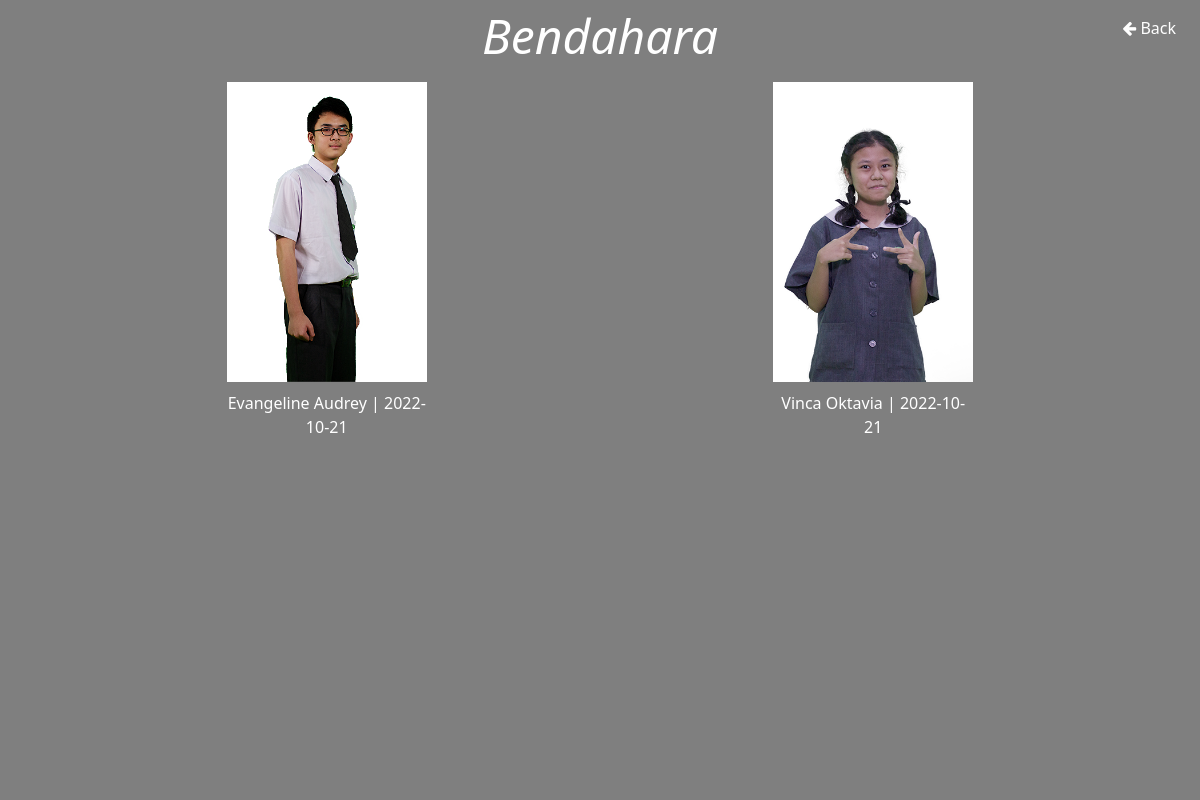
Screenshot of /bersamabangunosis/keanggotaan.php?divisi=Bendahara with the database file from the repository.
### tables this page shows
CREATE TABLE `anggota` (
  `id` int(11) NOT NULL,
  `name` varchar(30) NOT NULL,
  `divisi` varchar(30) NOT NULL,
  `dob` date NOT NULL,
  `words` varchar(100) NOT NULL,
  `akhirjabatan` date DEFAULT NULL,
  `image` varchar(100) NOT NULL
);

### bersamabangunosis/admin/functions.php (called while the page is built, shortened)
<?php
$conn = mysqli_connect("localhost","root","","oska");
function query($query){
    global $conn;
    $result = mysqli_query($conn,$query);
    $rows=[];
    while ($row= mysqli_fetch_assoc($result)){
        $rows[]=$row;
    }
    return $rows;
}
?>

### bersamabangunosis/keanggotaan.php (the view, shortened to what this page needs)
<?php
include 'admin/functions.php';
if(isset($_GET['divisi'])){
    $divisi = $_GET['divisi'];
    $datas = query("SELECT * FROM anggota WHERE divisi = '$divisi'");
} else {
    $datas = query("SELECT * FROM anggota");
    $divisi = 'Anggota OSIS SMK Cinta Kasih Tzu Chi';
}
?>
<!DOCTYPE html>
<html lang="en">
<head>
    <link rel="stylesheet" href="https://cdnjs.cloudflare.com/ajax/libs/font-awesome/4.7.0/css/font-awesome.min.css">
</head>
<body>
    <div class="overlay"></div>
                <div class="fixed top-0 right-0 px-6 py-4 sm:block">
                        <a href="index.php#keanggotaan" ><i class="fa fa-arrow-left w3-hover-opacity"></i>&nbsp;Back</a>
                </div>
            <div class="max-w-6xl mx-auto sm:px-6 lg:px-8">
                <div class="justify-center pt-8 sm:justify-start sm:pt-0" style="text-align:center;margin-bottom:10px;">
                    <i style="font-size:3em;margin:auto;">
                    <?php
                        echo $divisi;
                    ?>
                    </i>
                </div>
        <div class="container">
        <?php
        foreach($datas as $data){?>
            <div style="background-color:black; max-width:200px;max-height:300px">
            <?php if($data['image']!=""){?>
                <img src="admin/images/<?php echo $data['image'];?>" onclick="window.location.href = 'anggota.php?id=<?php echo $data['id']; ?>'"/>
            <?php } else {?>
                <img src="assets/images/noprofile.jpg" onclick="window.location.href = 'anggota.php?id=<?php echo $data['id']; ?>'"/>
            <?php } ?>
            <a href="anggota.php?id=<?php echo $data['id']; ?>">
            <p style="margin-top:3px;"><?php echo $data['name'] ?> | <?php echo $data['akhirjabatan']; ?></p>
            </a>
            </div>
        <?php }; ?>
        </div>
</body>
</html>

### bersamabangunosis/keanggotaan.php (style rules this page uses)
html { line-height:1.15;-webkit-text-size-adjust:100% }
body { margin:0 }
a { background-color:transparent }
html { font-family:system-ui,-apple-system,BlinkMacSystemFont,Segoe UI,Roboto,Helvetica Neue,Arial,Noto Sans,sans-serif,Apple Color Emoji,Segoe UI Emoji,Segoe UI Symbol,Noto Color Emoji;line-height:1.5 }
*,:after,:before { box-sizing:border-box;border:0 solid #e2e8f0 }
a { color:inherit;text-decoration:inherit }
.justify-center { justify-content:center }
.mx-auto { margin-left:auto;margin-right:auto }
.max-w-6xl { max-width:72rem }
.py-4 { padding-top:1rem;padding-bottom:1rem }
.px-6 { padding-left:1.5rem;padding-right:1.5rem }
.pt-8 { padding-top:2rem }
.fixed { position:fixed }
.top-0 { top:0 }
.right-0 { right:0 }
@media (min-width:640px) { .sm\:block { display:block } }
@media (min-width:640px) { .sm\:justify-start { justify-content:flex-start } }
@media (min-width:640px) { .sm\:px-6 { padding-left:1.5rem;padding-right:1.5rem } }
@media (min-width:640px) { .sm\:pt-0 { padding-top:0 } }
@media (min-width:1024px) { .lg\:px-8 { padding-left:2rem;padding-right:2rem } }
body { background: url(assets/images/bg-classroom.jpg) no-repeat center center fixed; background-position: center; background-repeat: no-repeat; background-size: cover; color:white; }
.overlay { opacity:0.5; background-color:#000; position:fixed; width:100%; height:100%; top:0px; left:0px; z-index:-1; }
.container { display: grid; grid-gap: 5px; row-gap: 4em; grid-template-columns: repeat(auto-fit, minmax(200px, 1fr)); grid-template-rows: repeat(2, 300px); justify-items: center; }
div { height: 100%; }
.container > div > img { width: 100%; height: 100%; object-fit: cover; }
img { max-width: 200px; max-height: 300px; }
p { text-align: center; font-size:1em; }
a { color:white; text-decoration:none; }

### rows the page displays
anggota: image (picture), name "Evangeline Audrey", akhirjabatan "2022-10-21"
anggota: image (picture), name "Vinca Oktavia", akhirjabatan "2022-10-21"

### other values shown
$divisi "Bendahara"
